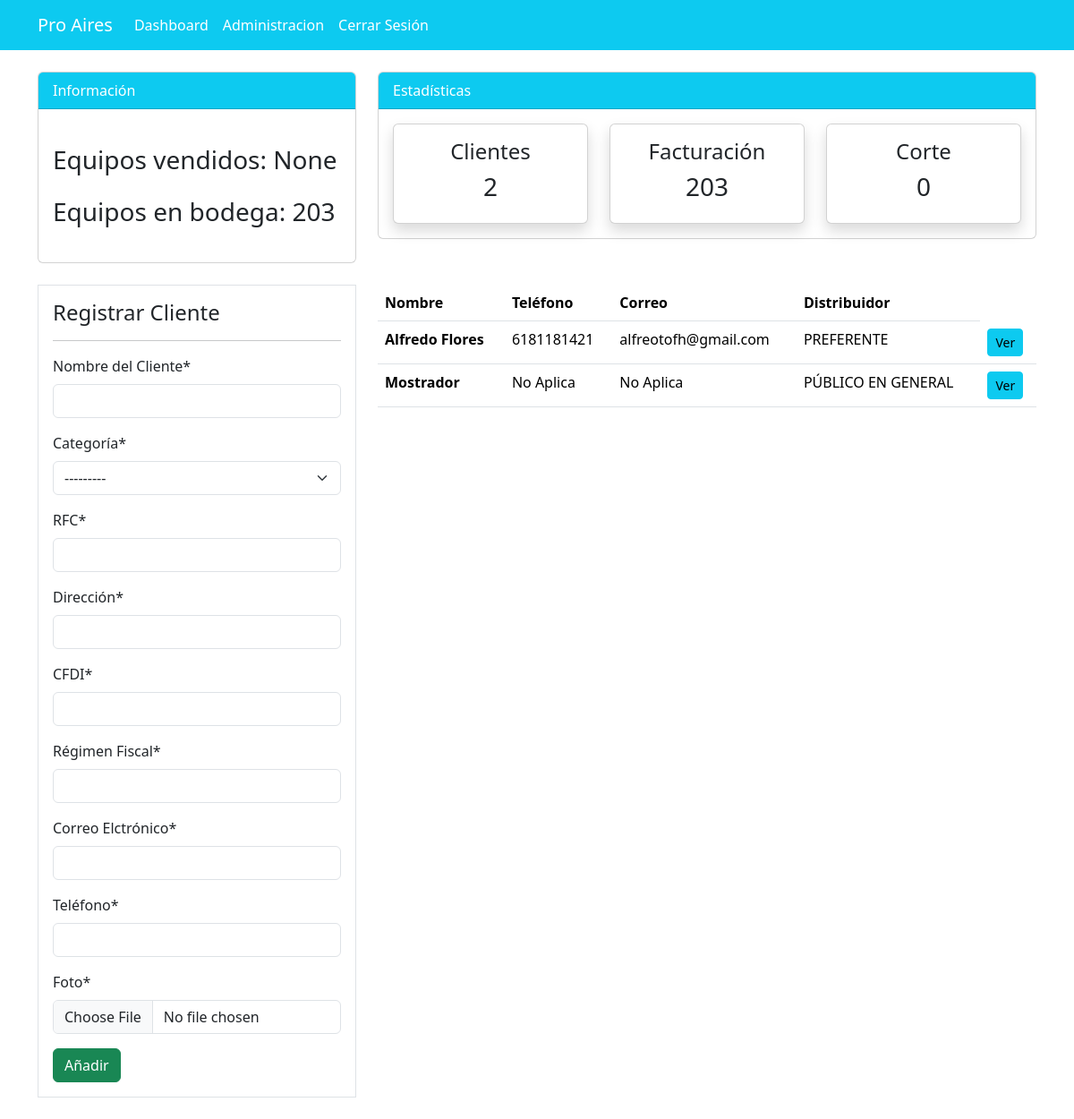
Page /lista_clientes/ (signed in) on the earlier database version.
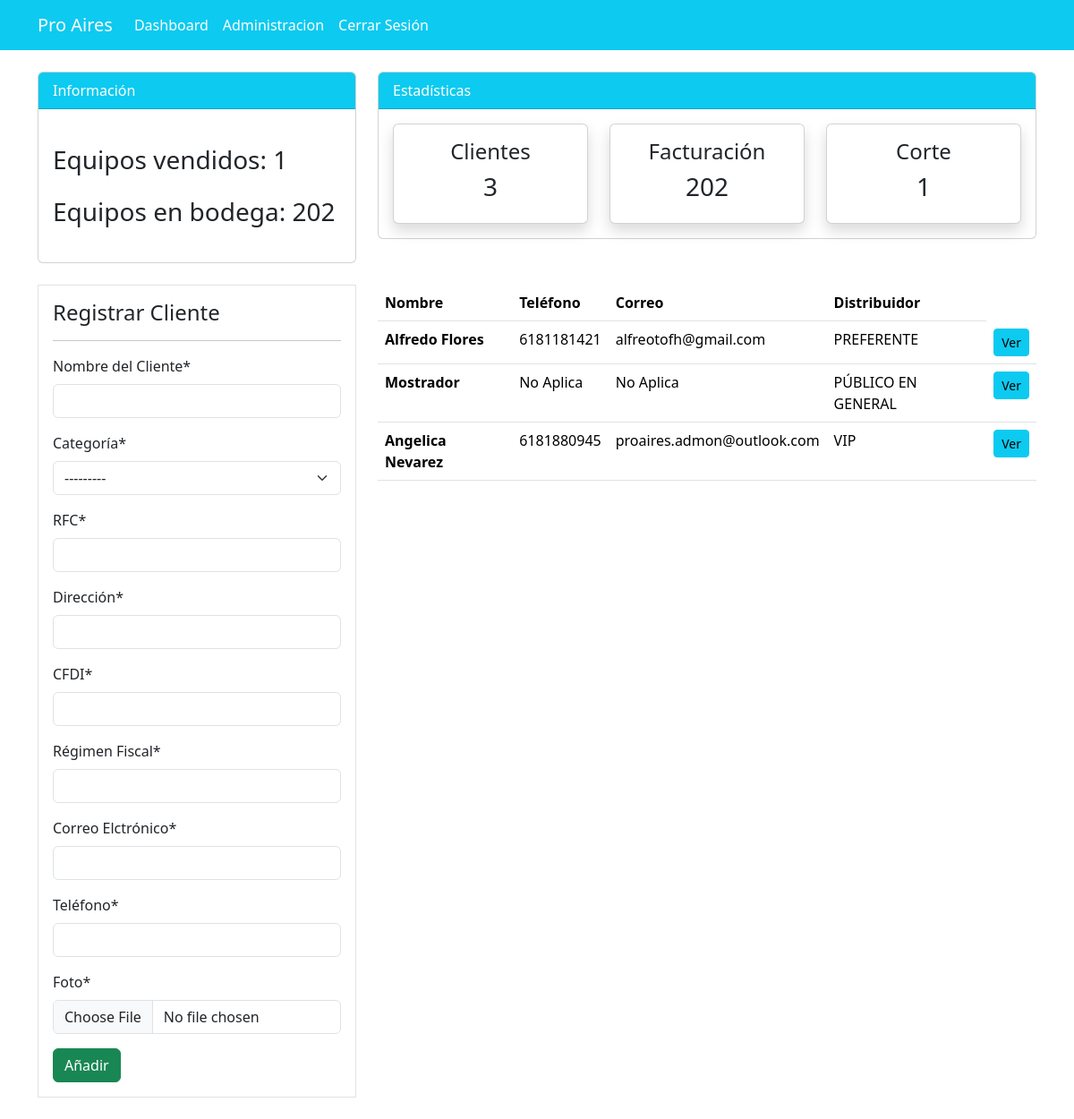
Same page on the later database version.
### pos/models.py (models this page shows, shortened)
class Customer(models.Model):
    customer_name = models.CharField(max_length=100)
    status = models.CharField(max_length=50, choices=STATUS)
    RFC = models.CharField(max_length=100, unique=True)
    DIR = models.CharField(max_length=100)
    CFDI = models.CharField(max_length=100)
    REG_FIS = models.CharField(max_length=100)
    c_email = models.CharField(max_length=100)
    c_phone = models.CharField(max_length=100)
    image = models.ImageField(default='avatar.jpg', upload_to='Profile_Images')
    class Meta:
        verbose_name_plural = 'Clientes'

### pos/views.py (the view)
# urls.py: path('lista_clientes/', views.customer , name='pos-customer'),
@login_required
def customer(request):
    orders = Order.objects.all()
    productos = Producto.objects.all()
    total_quantity = productos.aggregate(Sum('quantity'))['quantity__sum']
    workers_count = User.objects.count()
    items_count = Producto.objects.count()
    orders_count = orders.count()
    total_order_quantity = orders.aggregate(Sum('order_quantity'))['order_quantity__sum']
    customer = Customer.objects.all()
    customer_count = customer.count()
    if request.method == 'POST':
        form = CustomerForm(request.POST, request.FILES)
        if form.is_valid():
            form.save()
            customer_name = form.cleaned_data.get('customer_name')
            messages.success(request, f'{customer_name} se ha añadido correctamente')
            return redirect('pos-customer')
    else:
        form = CustomerForm()
    context = {
        'orders':orders,
        'form': form,
        'productos':productos,
        'workers_count': workers_count,
        'items_count': items_count,
        'orders_count': orders_count,
        'total_order_quantity':total_order_quantity,
        'total_quantity': total_quantity,
        'customer': customer,
        'customer_count': customer_count,
    }
    return render(request, 'pos/customers_list.html', context)

### pos/forms.py
class CustomerForm(forms.ModelForm):
    class Meta:
        model = Customer
        fields = [ 'customer_name', 'status', 'RFC', 'DIR', 'CFDI', 'REG_FIS', 'c_email', 'c_phone', 'image']
        labels = {
        'customer_name': 'Nombre del Cliente',
        'status': 'Categoría',
        'RFC': 'RFC',
        'DIR': 'Dirección',
        'CFDI': 'CFDI',
        'REG_FIS': 'Régimen Fiscal',
        'c_phone': 'Teléfono',
        'c_email' : 'Correo Elctrónico',
        'image': 'Foto'
        }

### templates/pos/customers_list.html (shortened to what this page needs)
{% extends 'partials/base.html' %}
{% load crispy_forms_tags %}
{% block content %}
{% include 'partials/topnav_pos.html' %}
    <div class="container">
        <div class="row my-4">
            <div class="col-md-4">
                <div class="border bg-white p-3">
                    <h4>Registrar Cliente</h4>
                    <hr>
                    <form method ="POST">
                        {{form|crispy }}
                        <input class="btn btn-success btn-block" type="submit" value="Añadir">
                    </form>
                </div>
            </div>
            <div class="col-md-8">
                <table class="table bg-white">
                    <thead class="bg-info">
                        <tr class="text-white">
                            <th scope="col">Nombre</th>
                            <th scope="col">Teléfono</th>
                            <th scope="col">Correo</th>
                            <th scope="col">Distribuidor</th>
                        </tr>
                    </thead>
                    <tbody>
                        {% for customer in customer %}
                        <tr>
                            <th scope="row">{{ customer.customer_name }}</th>
                            <td>{{ customer.c_phone }}</td>
                            <td>{{ customer.c_email }}</td>
                            <td>{{ customer.status }}</td>
                            <th>
                                <a class="btn btn-info btn-sm" href="{% url 'pos-customer-info' customer.id %}">Ver</a>
                            </tr>
                        {% endfor %}
                    </tbody>
                </table>
            </div>
        </div>
    </div>
{% endblock %}

Differences in the rows shown:
added Customer: customer_name "Angelica Nevarez", c_phone "6181880945", c_email "proaires.admon@outlook.com", status "VIP"
Other differences:
{{ total_order_quantity }}: "None" → "1"
{{ total_quantity }}: "203" → "202"
{{ customer_count }}: "2" → "3"
{{ orders_count }}: "0" → "1"
